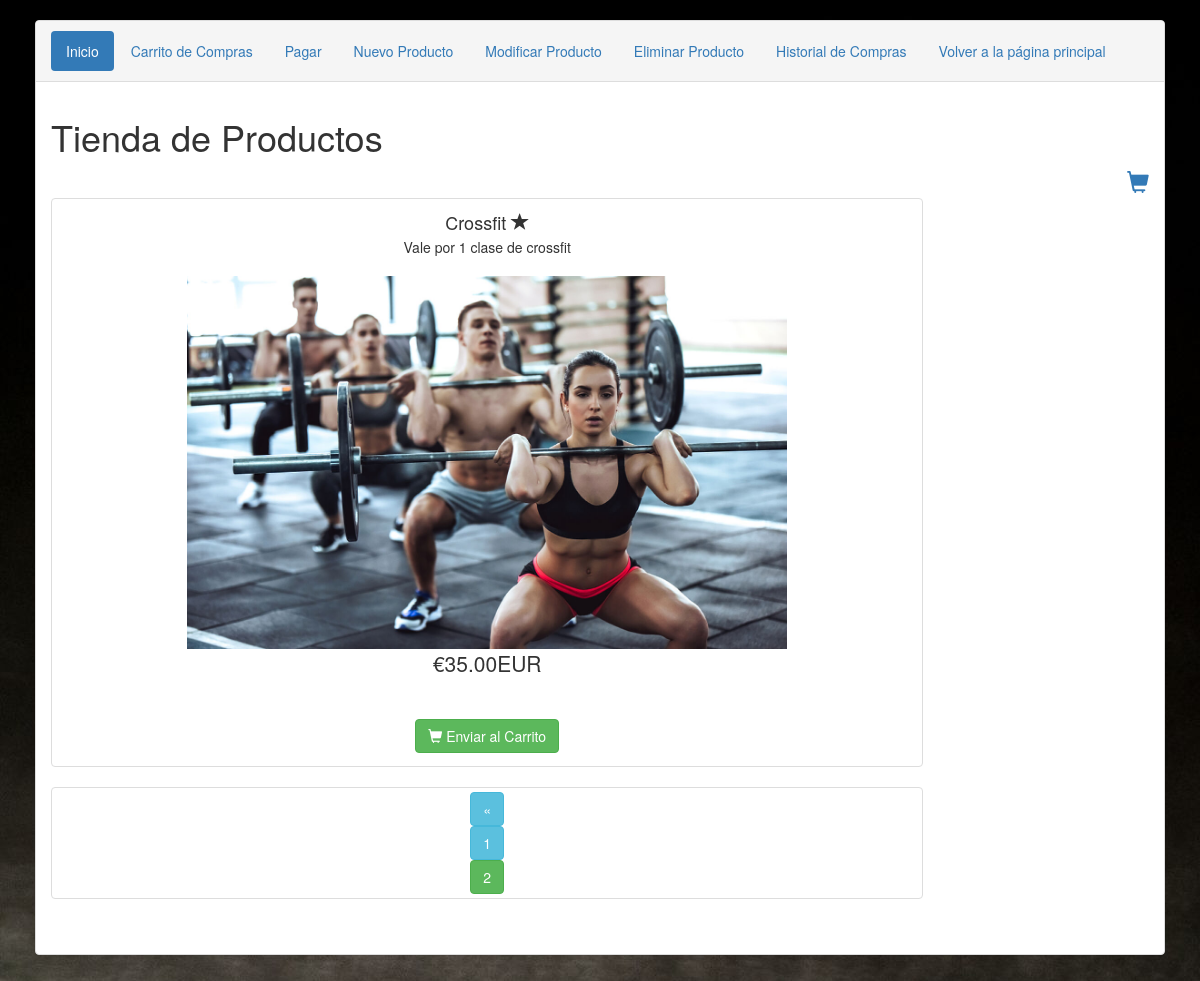
Page /carrito-master/admin/index.php?nume=2 on the committed database.
### tables this page shows
CREATE TABLE IF NOT EXISTS `mis_productos` (
  `id` int(11) NOT NULL AUTO_INCREMENT,
  `name` varchar(200) NOT NULL,
  `description` text NOT NULL,
  `price` float(10,2) NOT NULL,
  `created` datetime NOT NULL,
  `modified` datetime NOT NULL,
  `status` enum('1','0') NOT NULL DEFAULT '1',
  `image` varchar(255) NOT NULL,
  `featured` int(11) NOT NULL COMMENT 'para que salga en productos destacados',
  PRIMARY KEY (`id`)
);

### carrito-master/admin/index.php (the view, shortened to what this page needs)
<?php
include 'Configuracion.php';
?>
<!DOCTYPE html>
<html lang="es">
<head>
    <link rel="stylesheet" href="http://maxcdn.bootstrapcdn.com/bootstrap/3.3.7/css/bootstrap.min.css">
</head>
</head>
<body>
    <div class="container">
        <div class="panel panel-default">
            <div class="panel-heading">
                <ul class="nav nav-pills">
                    <li role="presentation" class="active"><a href="index.php">Inicio</a></li>
                    <li role="presentation"><a href="VerCarta.php">Carrito de Compras</a></li>
                    <li role="presentation"><a href="Pagos.php">Pagar</a></li>
                    <li role="presentation"><a href="AgregarProducto.php">Nuevo Producto</a></li>
                    <li role="presentation"><a href="ModificarProducto.php">Modificar Producto</a></li>
                    <li role="presentation"><a href="EliminarProducto.php">Eliminar Producto</a></li>
                    <li role="presentation"><a href="historialCompras.php">Historial de Compras</a></li>
                    <li role="presentation"><a href="../../index2.php">Volver a la página principal</a></li>
                </ul>
            </div>
            <div class="panel-body">
                <h1>Tienda de Productos</h1>
                <a href="VerCarta.php" class="cart-link" title="Ver Carta"><i class="glyphicon glyphicon-shopping-cart"></i></a>
                <div id="products" class="row list-group">
                    <?php
                    $directorio_image = "../../images/";
                    $articulos = mysqli_query($db, "SELECT * FROM mis_productos  ;");
                    $num_registros = @mysqli_num_rows($articulos);
                    $registros = '2';
                    $pagina = $_REQUEST["nume"];
                    if (is_numeric($pagina))
                        $inicio = (($pagina - 1) * $registros);
                    else
                        $inicio = 0;
                    $busqueda = mysqli_query($db, "SELECT * FROM mis_productos LIMIT $inicio,$registros;");
                    ?>
                    <?php
                    if ($num_registros > 0) {
                        while ($resultados = mysqli_fetch_assoc($busqueda)) {
                    ?>
                            <div style="min-width: 80%; justify-content: center; text-align: center" class="item col-lg-4">
                                <div style="min-width: 80%" class="thumbnail">
                                    <div style="min-width: 80%" class="caption">
                                        <h4 class="list-group-item-heading"><?php echo $resultados["name"]; ?>      <?php
                                        if($resultados['featured'] == 1){
                                            echo '<i class="glyphicon glyphicon-star
                                            "></i>';
                                        }
                                        ?></h4>
                                        <p class="list-group-item-text"><?php echo $resultados["description"]; ?></p>
                                        <br>
                                        <p class="list-group-item-text"><img width="600px" src="<?php echo $directorio_image.$resultados["image"]?>" alt=""></p>
                                        <div class="row">
                                            <div class="row">
                                                <p class="lead"><?php echo '€' . $resultados["price"] . 'EUR'; ?></p> <br>
                                            </div>
                                            <div class="row">
                                                <a class="btn btn-success" href="AccionCarta.php?action=addToCart&id=<?php echo $resultados["id"]; ?>"><i class="glyphicon glyphicon-shopping-cart"></i> Enviar al Carrito</a>
                                            </div>
                                        </div>
                                    </div>
                                </div>
                            </div>
                        <?php }
                    } else { ?>
                        <p>Producto(s) no existe.....</p>
                    <?php } ?>
                    <div style="min-width: 80%; justify-content: center; text-align: center" class="item col-lg-4">
                        <div style="min-width: 80%" class="thumbnail">
                        <?php
                        if ($_REQUEST["nume"] == "1") {
                            $_REQUEST["nume"] == "0";
                            echo  "";
                        } else {
                            if ($pagina > 1)
                                $ant = $_REQUEST["nume"] - 1;
                            echo "<a class='btn btn-info' aria-label='Previous' href='index.php?nume=1'><span aria-hidden='true'>&laquo;</span><span class='sr-only'>Previous</span></a>";
                            echo "<li class='page-item '><a class='btn btn-info' href='index.php?nume=" . ($pagina - 1) . "' >" . $ant . "</a></li>";
                        }
                        echo "<li class='active'><a class='btn btn-success' >" . $_REQUEST["nume"] . "</a></li>";
                        ?>
                        </div>
                    </div>
                        </div>
                        </div>
                    </div>
                </div>
</body>
</html>

### carrito-master/admin/index.php (style rules this page uses)
.container { padding: 20px; }
.cart-link { width: 100%; text-align: right; display: block; font-size: 22px; }
body { background-image: url("../../images/pesa.jpg"); }
li { list-style-type: none; display: block; }

### rows in the picture
mis_productos: name "Crossfit", featured 1 (drawn), description "Vale por 1 clase de crossfit", image (picture), price "35.00"

### other values in the picture
$ant "1"
$_REQUEST["nume"] "2"
